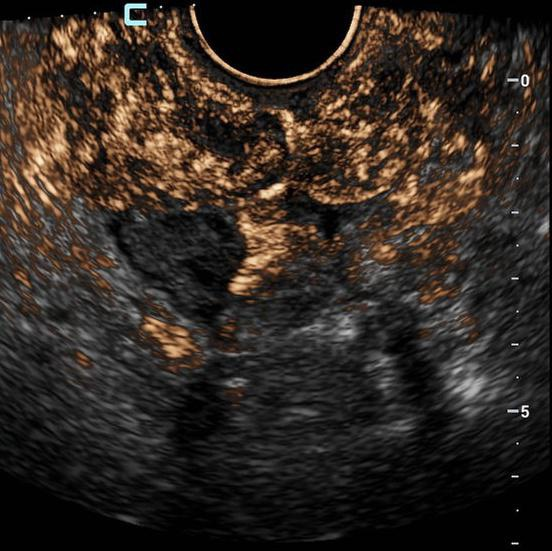
#> input picture dataset/dataset/OTU_CEUS/image/11.JPG, 552 x 551 px
$ python -i ultrasound_enhancement.py   (imports and definitions only)   (older library calls are emulated)
#> lines starting #> are read from the running program, lines starting #| are printed output that depends on the picture; after the words box and inside, x2 and y2 are one past the last pixel; in counts of white or black regions, pixels touching at a corner belong together
#> further down, picture is the input picture: shape (551, 552, 3); mean B, G, R 34.4, 40.9, 49.9
"""Ultrasound Preprocessing Enhancement Module:
Advanced Speckle Reduction (SRAD & Lee Filter),
Acoustic Caliper / Marker Detection & Inpainting (Telea / Navier-Stokes),
and Pipeline Normalization (Letterbox 512x512 + CLAHE).

Designed for Transvaginal/Pelvic Ovarian Ultrasound Analysis with
Clinical Edge Preservation for thin cyst walls (<2-3 mm) and septations.
"""

from __future__ import annotations

import logging
from typing import Any

import cv2
import numpy as np
import torch

logger = logging.getLogger("ultrasound_preprocessing_enhancement")


# ==============================================================================
# 1. SPECKLE NOISE REDUCTION FILTERS (SRAD & LEE)
# ==============================================================================

class SpeckleFilter:
    """Acoustic speckle reduction filters preserving thin ovarian cyst boundaries.

    Speckle noise in B-mode ultrasound is multiplicative (Rayleigh/Rice distribution).
    Standard linear Gaussian/Mean filtering blurs delicate interfaces (<2-3 mm).
    Adaptive and anisotropic diffusion filters selectively smooth homogeneous anechoic
    fluid and parenchyma while freezing diffusion at strong wall gradients.
    """

    # [109 lines left out: functions lee_filter, srad_filter, not called in this run]


# ==============================================================================
# 2. CALIPER & MEASUREMENT MARKER INPAINTING
# ==============================================================================

class CaliperInpainter:
    """Detects and inpaints clinical calipers, measurement crosses, tick lines,
    dotted lines, and text annotations on ultrasound frames.

    Protects true biological structures (cyst walls, papillae, septations)
    by analyzing geometric compactness, stroke thickness, and intensity profiles.
    """

    def __init__(self, inpaint_method: str = "telea", inpaint_radius: int = 3):
        """Initialize CaliperInpainter.

        Args:
            inpaint_method: 'telea' (Alexandru Telea Fast Marching) or 'ns' (Navier-Stokes).
            inpaint_radius: Inpainting neighborhood radius (default 3 px).
        """
        self.method_flag = cv2.INPAINT_TELEA if inpaint_method.lower() == "telea" else cv2.INPAINT_NS
        self.inpaint_radius = inpaint_radius

    @staticmethod
    def detect_calipers(
        image_np: np.ndarray,
        intensity_threshold: int = 238,
        max_stroke_thickness: float = 2.4,
        max_component_area: int = 650,
        min_component_area: int = 2,
    ) -> np.ndarray:
        """Detect synthetic ultrasound calipers, crosshairs, tick marks, and text overlays.

        Args:
            image_np: 2D grayscale or 3D BGR image.
            intensity_threshold: Intensity cutoff for bright synthetic markers.
            max_stroke_thickness: Maximum half-stroke thickness (via distance transform).
            max_component_area: Maximum pixel area for single marker components.
            min_component_area: Minimum pixel area to reject single isolated noisy pixels.

        Returns:
            Binary mask (2D uint8) of detected calipers (255 for marker, 0 elsewhere).
        """
#> called with intensity_threshold = 238, max_stroke_thickness = 2.4, max_component_area = 650, min_component_area = 2
        if len(image_np.shape) == 3:
            gray = cv2.cvtColor(image_np, cv2.COLOR_BGR2GRAY)
            # Detect colored calipers (yellow, cyan, green calipers in Doppler or modern machines)
            b, g, r = image_np[:, :, 0], image_np[:, :, 1], image_np[:, :, 2]
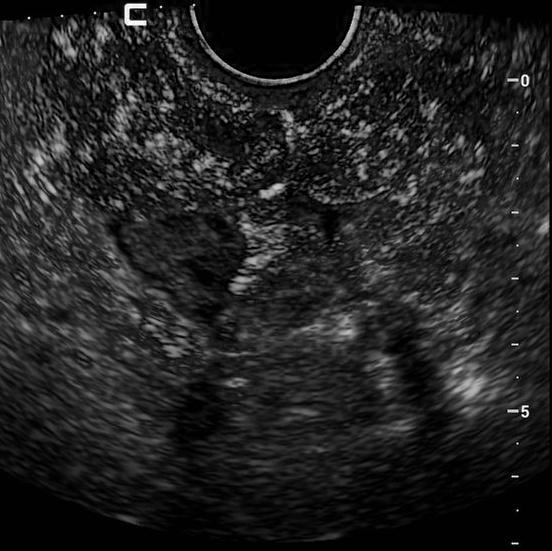
#> b: shape (551, 552); min 0, max 255, mean 34.4
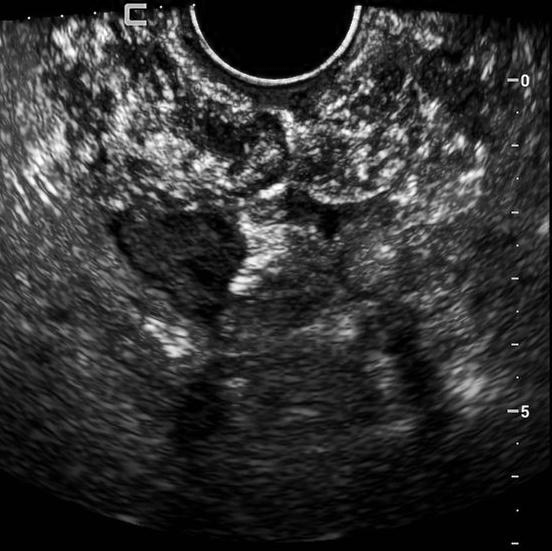
#> r: shape (551, 552); min 0, max 255, mean 49.9
            color_diff = np.maximum(
                np.abs(r.astype(np.int16) - g.astype(np.int16)),
                np.maximum(
                    np.abs(r.astype(np.int16) - b.astype(np.int16)),
                    np.abs(g.astype(np.int16) - b.astype(np.int16)),
                ),
            )
            color_marker_candidates = (color_diff > 30) & (gray > 80)
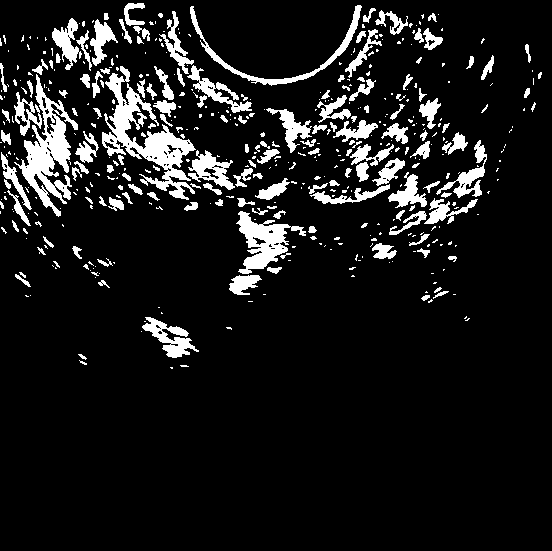
#> color_marker_candidates: shape (551, 552) bool; 10.5% white; 472 white regions (320 under 20 px), largest, box (x1, y1, x2, y2) and area: (102, 66, 196, 200) 3821, (14, 74, 78, 217) 3046, (236, 211, 306, 274) 1795
        else:
            gray = image_np.copy()
            color_marker_candidates = np.zeros_like(gray, dtype=bool)

        # High-intensity thresholding for bright annotations & calipers
        _, bright_mask = cv2.threshold(gray, intensity_threshold, 255, cv2.THRESH_BINARY)
#> bright_mask: shape (551, 552); 0.03% white in thin lines or dots, all inside (x1, y1, x2, y2) = (125, 4, 528, 544)
        candidate_mask = cv2.bitwise_or(bright_mask, (color_marker_candidates.astype(np.uint8) * 255))

        # Geometric crosshair opening kernels (detects '+' and 'x' shapes)
        k_cross5 = cv2.getStructuringElement(cv2.MORPH_CROSS, (5, 5))
        cross_hits = cv2.morphologyEx(candidate_mask, cv2.MORPH_OPEN, k_cross5)
#> cross_hits: shape (551, 552); 7.4% white; 185 white regions (50 under 20 px), largest, box (x1, y1, x2, y2) and area: (102, 73, 195, 180) 2679, (20, 116, 71, 217) 2195, (237, 211, 288, 274) 1533

        k_diag5 = np.zeros((5, 5), dtype=np.uint8)
        np.fill_diagonal(k_diag5, 1)
        np.fill_diagonal(np.fliplr(k_diag5), 1)
        diag_hits = cv2.morphologyEx(candidate_mask, cv2.MORPH_OPEN, k_diag5)
#> diag_hits: shape (551, 552); 5.6% white; 110 white regions (31 under 20 px), largest, box (x1, y1, x2, y2) and area: (22, 120, 70, 187) 1532, (239, 212, 286, 274) 1489, (102, 74, 140, 151) 1141
        has_cross_feature = (cross_hits > 0) | (diag_hits > 0)
#> has_cross_feature: shape (551, 552) bool; 7.7% white; 179 white regions (48 under 20 px), largest, box (x1, y1, x2, y2) and area: (102, 73, 195, 199) 3042, (20, 116, 71, 217) 2244, (237, 211, 288, 274) 1562

        # Connected component structural filtering
        num_labels, labels, stats, _ = cv2.connectedComponentsWithStats(candidate_mask)
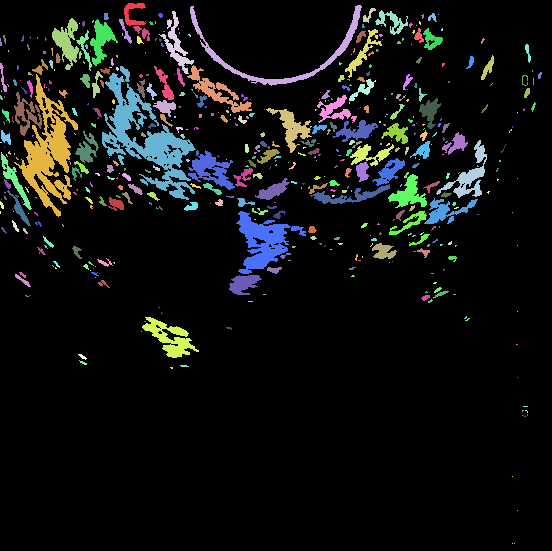
#> labels: shape (551, 552) int32; 490 distinct labels, from 0 to 489; one colour per label, 0 black
#> num_labels = 490; stats = 490 rows, first 6: [0, 0, 552, 551, 272130], [124, 3, 22, 23, 242], [190, 5, 172, 81, 1260], [363, 8, 13, 15, 70], [159, 11, 35, 63, 571], [375, 10, 33, 25, 298]
        marker_mask = np.zeros_like(gray, dtype=np.uint8)

        for i in range(1, num_labels):
            area = stats[i, cv2.CC_STAT_AREA]
            w = stats[i, cv2.CC_STAT_WIDTH]
            h = stats[i, cv2.CC_STAT_HEIGHT]

            # True biological cyst walls typically span larger connected areas (> 800-2000 px).
            # Calipers, ticks, dotted lines, and characters are compact/small.
            if min_component_area <= area <= max_component_area and w <= 160 and h <= 80:
                comp_binary = (labels == i).astype(np.uint8) * 255
                # Distance transform to verify thin synthetic stroke (<= max_stroke_thickness)
                dist = cv2.distanceTransform(comp_binary, cv2.DIST_L2, 3)
                max_dist = dist.max()

                elongation = max(w, h) / max(min(w, h), 1)
                comp_has_cross = np.any(has_cross_feature[labels == i])

                # Anatomical structure preservation (F03 fix):
                # Thin septations and cyst wall boundaries are continuous linear strokes.
                # If an elongated bright stroke (length >= 15px, elongation >= 3.0) lacks
                # any crosshair or diagonal junction, it is anatomical and must NEVER be inpainted.
                if max(w, h) >= 15 and elongation >= 3.0 and not comp_has_cross:
                    continue

                # Stroke thickness constraint: ultrasound calipers and text have stroke <= 2-3px
                if comp_has_cross and max_dist <= max_stroke_thickness + 1.0:
                    marker_mask = cv2.bitwise_or(marker_mask, comp_binary)
                elif not comp_has_cross and max_dist <= max_stroke_thickness and max(w, h) < 15:
                    # Small alphanumeric characters / dots
                    marker_mask = cv2.bitwise_or(marker_mask, comp_binary)
#> this loop made 489 passes
#> (area, w, h, max_dist, elongation, comp_has_cross) on passes 1, 3, 4, 5, 6, 8, 12, 13: (242, 22, 23, 3.28, 1.05, True), (70, 13, 15, 2.74, 1.15, True), (571, 35, 63, 3.82, 1.8, True), (298, 33, 25, 3.69, 1.32, True), (30, 5, 7, 2.32, 1.4, True), (42, 9, 9, 2.32, 1, True), (556, 28, 47, 7.64, 1.68, True), (92, 13, 25, 2.32, 1.92, True)
#> pass 1, in detect_calipers, `comp_binary = (labels == i).astype(np.uint8) * 255`:
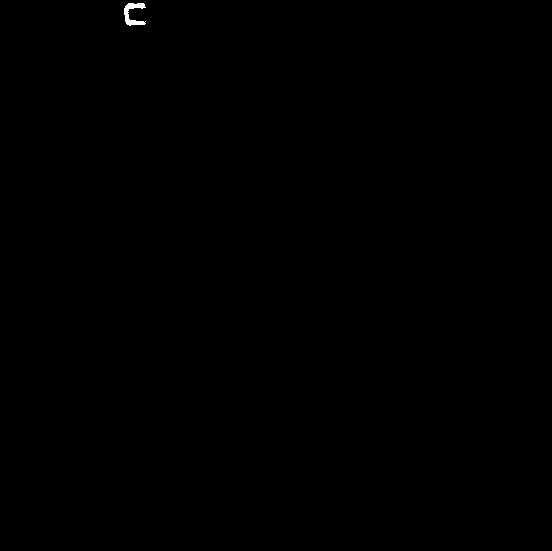
#> comp_binary: shape (551, 552); 0.08% white; 1 white region, box (x1, y1, x2, y2) and area: (124, 3, 146, 26) 242
#> after the loop:
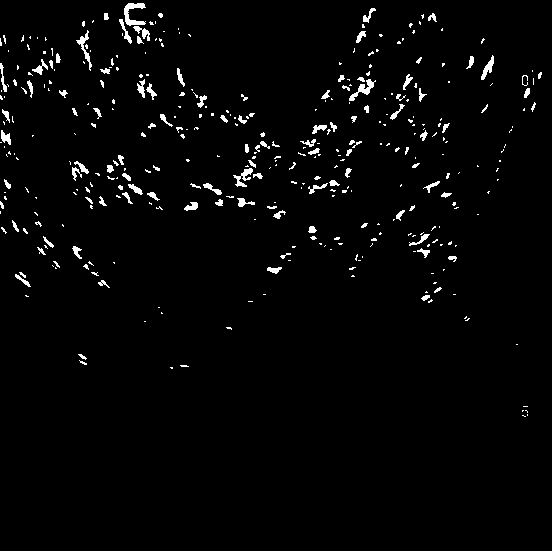
#> marker_mask: shape (551, 552); 2.4% white; 375 white regions (268 under 20 px), largest, box (x1, y1, x2, y2) and area: (124, 3, 146, 26) 242, (349, 79, 376, 101) 187, (233, 168, 253, 187) 156

        return marker_mask

    def inpaint(
        self,
        image_np: np.ndarray,
        marker_mask: np.ndarray | None = None,
        dilate_radius: int = 1,
    ) -> tuple[np.ndarray, np.ndarray]:
        """Inpaint detected caliper regions using Telea or Navier-Stokes algorithms.

        Args:
            image_np: Input 2D grayscale or 3D BGR image.
            marker_mask: Optional precomputed caliper mask. If None, auto-detected.
            dilate_radius: Mask dilation radius to cover anti-aliasing edge halos.

        Returns:
            Tuple of (inpainted_image, detected_marker_mask).
        """
        if marker_mask is None:
            marker_mask = self.detect_calipers(image_np)

        if np.sum(marker_mask) == 0:
            return image_np.copy(), marker_mask

        # Dilate slightly to ensure full coverage of boundary pixels
        if dilate_radius > 0:
            ksize = 2 * dilate_radius + 1
            kernel = cv2.getStructuringElement(cv2.MORPH_ELLIPSE, (ksize, ksize))
            inp_mask = cv2.dilate(marker_mask, kernel)
#> inp_mask: shape (551, 552); 4.5% white; 282 white regions (102 under 20 px), largest, box (x1, y1, x2, y2) and area: (118, 2, 151, 45) 728, (232, 140, 281, 188) 563, (348, 76, 377, 105) 329
        else:
            inp_mask = marker_mask

        # Apply OpenCV inpainting
        inpainted = cv2.inpaint(image_np, inp_mask, inpaintRadius=self.inpaint_radius, flags=self.method_flag)
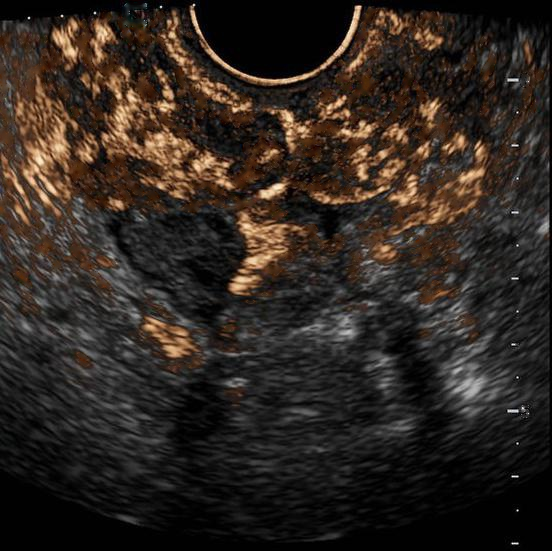
#> inpainted: shape (551, 552, 3); mean B, G, R 32.6, 38.9, 47.6
        return inpainted, marker_mask


# ==============================================================================
# 3. QUANTITATIVE CLINICAL & IMAGE QUALITY METRICS
# ==============================================================================

class UltrasoundMetrics:
    """Quantitative performance metrics for speckle reduction & edge preservation."""

    # [126 lines left out: functions compute_edge_preservation_index, compute_snr_gain, compute_equivalent_number_of_looks, compute_cnr, compute_psnr_and_ssim, not called in this run]


# ==============================================================================
# 4. UNIFIED ENHANCEMENT & PREPROCESSING PIPELINE
# ==============================================================================

class UltrasoundEnhancer:
    """Integrated Preprocessing & Enhancement Engine for Ovarian Ultrasound Analysis.

    Sequence:
        1. Caliper & marker detection + inpainting (Telea or Navier-Stokes)
        2. Edge-preserving speckle noise reduction (SRAD or Lee filter)
        3. Aspect-ratio preserving letterbox resize to target size (512x512)
        4. Contrast-Limited Adaptive Histogram Equalization (CLAHE)
        5. Tensor normalization to PyTorch tensor shape (1, 1, 512, 512)
    """

    # [175 lines left out: functions __init__, letterbox_resize, enhance_and_preprocess, not called in this run]


# ==============================================================================
# 5. DEMONSTRATION & BENCHMARK RUNNER
# ==============================================================================

>>> import cv2
>>> picture = cv2.imread('../../dataset/dataset/OTU_CEUS/image/11.JPG')
>>> result = CaliperInpainter().inpaint(picture)

$ run again, on dataset/dataset/OTU_CEUS/image/126.JPG
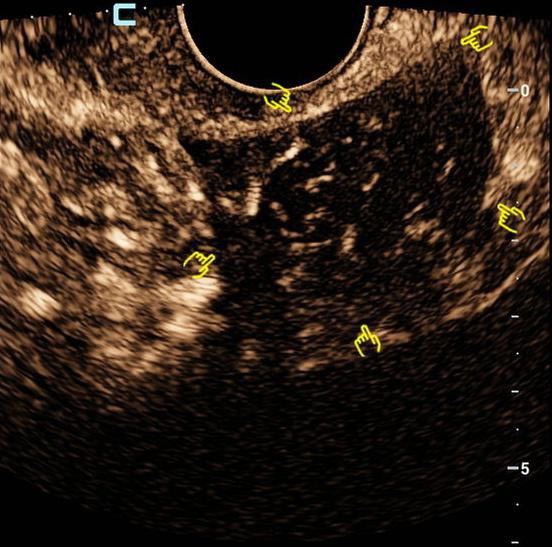
#> input picture dataset/dataset/OTU_CEUS/image/126.JPG, 552 x 547 px
#> picture is the input picture: shape (547, 552, 3); mean B, G, R 23.7, 34.4, 49.1
#> color_marker_candidates: shape (547, 552) bool; 17.5% white; 458 white regions (310 under 20 px), largest, box (x1, y1, x2, y2) and area: (0, 31, 211, 214) 10020, (171, 5, 467, 142) 9300, (71, 251, 225, 377) 8164
#> bright_mask: shape (547, 552); 0.04% white in thin lines or dots, all inside (x1, y1, x2, y2) = (114, 4, 528, 543)
#> cross_hits: shape (547, 552); 14.2% white; 167 white regions (51 under 20 px), largest, box (x1, y1, x2, y2) and area: (190, 6, 466, 141) 6891, (0, 44, 164, 149) 6549, (86, 251, 223, 345) 5695
#> diag_hits: shape (547, 552); 12.2% white; 110 white regions (25 under 20 px), largest, box (x1, y1, x2, y2) and area: (200, 10, 466, 140) 6453, (0, 45, 162, 148) 6335, (86, 252, 221, 345) 5498
#> has_cross_feature: shape (547, 552) bool; 14.5% white; 159 white regions (49 under 20 px), largest, box (x1, y1, x2, y2) and area: (176, 6, 466, 141) 7305, (0, 44, 164, 149) 6650, (86, 251, 223, 345) 5816
#> in detect_calipers, `num_labels, labels, stats, _ = cv2.connectedComponentsWithStats(candid..`:
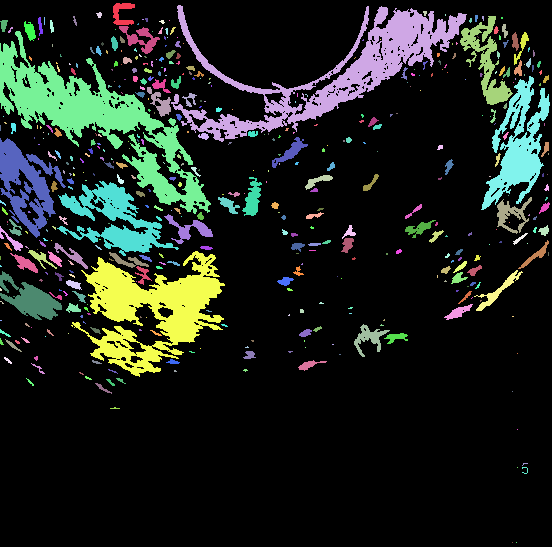
#> labels: shape (547, 552) int32; 468 distinct labels, from 0 to 467; one colour per label, 0 black
#> num_labels = 468; stats = 468 rows, first 6: [0, 0, 552, 547, 249129], [113, 3, 22, 22, 267], [171, 5, 296, 137, 9300], [423, 11, 4, 5, 15], [96, 12, 6, 6, 24], [445, 14, 1, 2, 2]
#> the loop in detect_calipers, `for i in range(1, num_labels):` made 467 passes
#> (area, w, h, max_dist, elongation, comp_has_cross) on passes 1, 4, 7, 9, 16, 17, 18, 22: (267, 22, 22, 3.69, 1, True), (24, 6, 6, 2.32, 1, True), (55, 5, 19, 1.91, 3.8, False), (20, 4, 10, 1.37, 2.5, False), (62, 8, 12, 2.87, 1.5, True), (145, 12, 20, 4.78, 1.67, True), (37, 4, 13, 1.91, 3.25, False), (50, 6, 14, 1.91, 2.33, True)
#> inp_mask: shape (547, 552); 4.2% white; 293 white regions (113 under 20 px), largest, box (x1, y1, x2, y2) and area: (108, 251, 153, 286) 526, (511, 31, 530, 77) 470, (304, 174, 334, 193) 269
#> in inpaint, `inpainted = cv2.inpaint(image_np, inp_mask, inpaintRadius=self.inpaint..`:
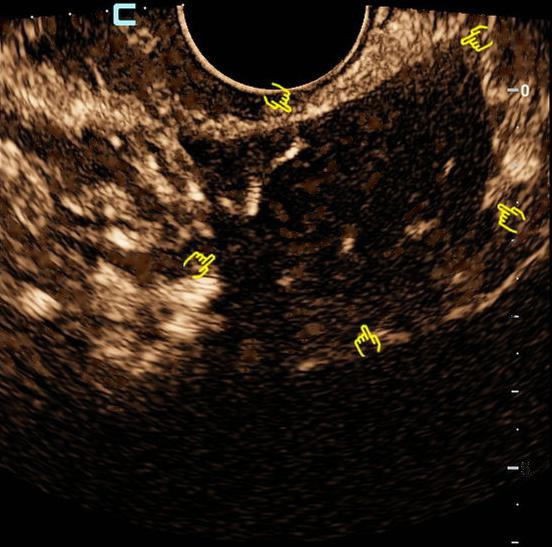
#> inpainted: shape (547, 552, 3); mean B, G, R 22.1, 32.6, 47.1
